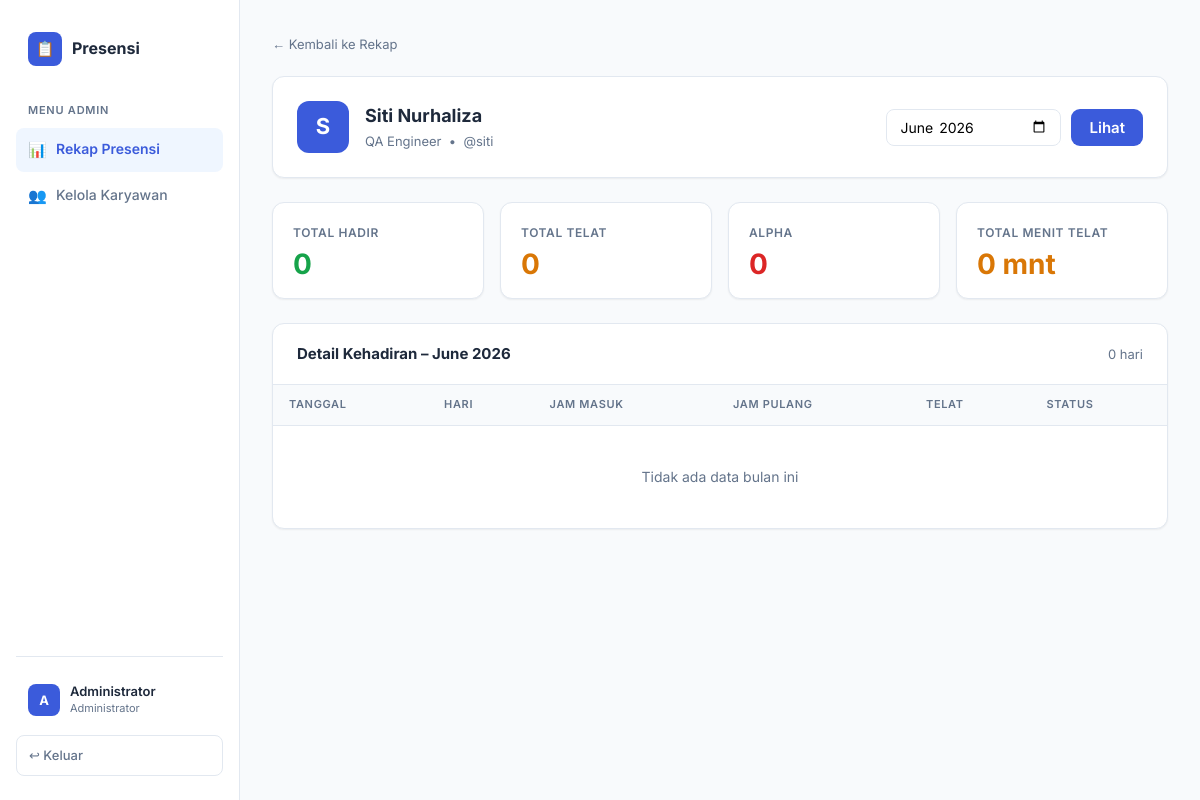
The app's page /rekap_karyawan.php?id=4&bulan=2026-06 (signed in) with its own data.
### tables this page shows
CREATE TABLE IF NOT EXISTS `karyawan` (
  `id`       INT AUTO_INCREMENT PRIMARY KEY,
  `nama`     VARCHAR(100) NOT NULL,
  `username` VARCHAR(50)  NOT NULL UNIQUE,
  `password` VARCHAR(255) NOT NULL,
  `jabatan`  VARCHAR(100) DEFAULT NULL,
  `created_at` TIMESTAMP DEFAULT CURRENT_TIMESTAMP
);

### rekap_karyawan.php (the view, shortened to what this page needs)
<?php
require_once 'config.php';
$id = (int)($_GET['id'] ?? 0);
$stmt = $conn->prepare("SELECT * FROM karyawan WHERE id = ?");
$stmt->bind_param("i", $id);
$stmt->execute();
$karyawan = $stmt->get_result()->fetch_assoc();
$bulan = $_GET['bulan'] ?? date('Y-m');
$stmt2 = $conn->prepare("SELECT * FROM presensi WHERE karyawan_id = ? AND DATE_FORMAT(tanggal,'%Y-%m') = ? ORDER BY tanggal DESC");
$stmt2->bind_param("is", $id, $bulan);
$stmt2->execute();
$rekap = $stmt2->get_result()->fetch_all(MYSQLI_ASSOC);
$stmt3 = $conn->prepare("SELECT
    COUNT(*) as total,
    SUM(predikat='hadir') as hadir,
    SUM(predikat='telat') as telat,
    SUM(predikat='alpha') as alpha,
    SUM(menit_telat) as total_menit_telat
  FROM presensi WHERE karyawan_id = ? AND DATE_FORMAT(tanggal,'%Y-%m') = ?");
$stmt3->bind_param("is", $id, $bulan);
$stmt3->execute();
$stats = $stmt3->get_result()->fetch_assoc();
?>
<!DOCTYPE html>
<html lang="id">
<head>
  <link rel="stylesheet" href="css/style.css">
</head>
<body>
<div class="layout">
  <aside class="sidebar">
    <div class="sidebar-logo">
      <div class="logo-icon">📋</div>
      <span>Presensi</span>
    </div>
    <div class="sidebar-label">Menu Admin</div>
    <a href="dashboard_admin.php" class="nav-item active"><span class="icon">📊</span> Rekap Presensi</a>
    <a href="kelola_karyawan.php" class="nav-item"><span class="icon">👥</span> Kelola Karyawan</a>
    <div class="sidebar-footer">
      <div class="user-badge">
        <div class="avatar"><?= strtoupper(substr($_SESSION['nama'],0,1)) ?></div>
        <div class="info">
          <div class="name"><?= htmlspecialchars($_SESSION['nama']) ?></div>
          <div class="role">Administrator</div>
        </div>
      </div>
      <a href="logout.php" class="btn-logout">↩ Keluar</a>
    </div>
  </aside>
  <main class="main">
    <div style="margin-bottom:20px">
      <a href="dashboard_admin.php" style="font-size:13px;color:var(--muted);text-decoration:none">← Kembali ke Rekap</a>
    </div>
    <div class="card" style="padding:24px;margin-bottom:24px">
      <div style="display:flex;align-items:center;gap:16px">
        <div style="width:52px;height:52px;background:var(--primary);border-radius:12px;display:flex;align-items:center;justify-content:center;color:#fff;font-size:22px;font-weight:700;flex-shrink:0">
          <?= strtoupper(substr($karyawan['nama'],0,1)) ?>
        </div>
        <div>
          <div style="font-size:18px;font-weight:700"><?= htmlspecialchars($karyawan['nama']) ?></div>
          <div style="font-size:13px;color:var(--muted)"><?= htmlspecialchars($karyawan['jabatan'] ?? 'Karyawan') ?> &nbsp;•&nbsp; @<?= htmlspecialchars($karyawan['username']) ?></div>
        </div>
        <form method="GET" style="margin-left:auto;display:flex;gap:10px;align-items:center">
          <input type="month" name="bulan" value="<?= $bulan ?>" style="padding:8px 12px;border:1.5px solid var(--border);border-radius:8px;font-family:inherit;font-size:14px;outline:none">
          <button type="submit" class="btn-primary" style="width:auto;padding:9px 18px;margin:0">Lihat</button>
        </form>
      </div>
    </div>
    <div class="stats-grid" style="margin-bottom:24px">
      <div class="stat-card">
        <div class="label">Total Hadir</div>
        <div class="value green"><?= $stats['hadir'] ?? 0 ?></div>
      </div>
      <div class="stat-card">
        <div class="label">Total Telat</div>
        <div class="value yellow"><?= $stats['telat'] ?? 0 ?></div>
      </div>
      <div class="stat-card">
        <div class="label">Alpha</div>
        <div class="value red"><?= $stats['alpha'] ?? 0 ?></div>
      </div>
      <div class="stat-card">
        <div class="label">Total Menit Telat</div>
        <div class="value yellow"><?= $stats['total_menit_telat'] ?? 0 ?> mnt</div>
      </div>
    </div>
    <div class="card">
      <div class="card-header">
        <h3>Detail Kehadiran – <?= date('F Y', strtotime($bulan.'-01')) ?></h3>
        <span style="font-size:13px;color:var(--muted)"><?= count($rekap) ?> hari</span>
      </div>
      <div class="table-wrap">
        <table>
          <thead>
            <tr>
              <th>Tanggal</th>
              <th>Hari</th>
              <th>Jam Masuk</th>
              <th>Jam Pulang</th>
              <th>Telat</th>
              <th>Status</th>
            </tr>
          </thead>
          <tbody>
            <?php if (empty($rekap)): ?>
              <tr><td colspan="6" style="text-align:center;color:var(--muted);padding:40px">Tidak ada data bulan ini</td></tr>
            <?php endif; ?>
          </tbody>
        </table>
      </div>
    </div>
  </main>
</div>
</body>
</html>

### css/style.css (style rules this page uses)
*, *::before, *::after { box-sizing: border-box; margin: 0; padding: 0; }
:root { --bg: #F8FAFC; --surface: #FFFFFF; --border: #E2E8F0; --primary: #3B5BDB; --primary-dk: #2F4AC7; --text: #1E293B; --muted: #64748B; --green: #16A34A; --green-bg: #DCFCE7; --red: #DC2626; --red-bg: #FEE2E2; --yellow: #D97706; --yellow-bg: #FEF9C3; --blue-bg: #EFF6FF; --radius: 12px; --shadow: 0 1px 3px rgba(0,0,0,.08), 0 4px 16px rgba(0,0,0,.06); --shadow-sm: 0 1px 2px rgba(0,0,0,.06); }
body { font-family: 'Inter', sans-serif; background: var(--bg); color: var(--text); min-height: 100vh; font-size: 15px; line-height: 1.6; }
.btn-primary { width: 100%; padding: 12px; background: var(--primary); color: #fff; border: none; border-radius: 9px; font-size: 15px; font-weight: 600; font-family: inherit; cursor: pointer; margin-top: 8px; transition: background .15s, transform .1s; }
.layout { display: flex; min-height: 100vh; }
.sidebar { width: 240px; background: var(--surface); border-right: 1px solid var(--border); display: flex; flex-direction: column; padding: 24px 16px; position: fixed; top: 0; left: 0; bottom: 0; z-index: 100; }
.sidebar-logo { display: flex; align-items: center; gap: 10px; padding: 8px 12px; margin-bottom: 28px; }
.sidebar-logo .logo-icon { width: 34px; height: 34px; background: var(--primary); border-radius: 8px; display: flex; align-items: center; justify-content: center; color: #fff; font-size: 15px; }
.sidebar-logo span { font-weight: 700; font-size: 16px; }
.sidebar-label { font-size: 11px; font-weight: 600; color: var(--muted); text-transform: uppercase; letter-spacing: .07em; padding: 0 12px; margin-bottom: 8px; }
.nav-item { display: flex; align-items: center; gap: 10px; padding: 10px 12px; border-radius: 8px; color: var(--muted); text-decoration: none; font-size: 14px; font-weight: 500; margin-bottom: 2px; transition: all .15s; }
.nav-item.active { background: var(--blue-bg); color: var(--primary); font-weight: 600; }
.nav-item .icon { width: 18px; text-align: center; font-size: 15px; }
.sidebar-footer { margin-top: auto; padding-top: 16px; border-top: 1px solid var(--border); }
.user-badge { display: flex; align-items: center; gap: 10px; padding: 10px 12px; border-radius: 8px; margin-bottom: 8px; }
.user-badge .avatar { width: 32px; height: 32px; background: var(--primary); border-radius: 8px; display: flex; align-items: center; justify-content: center; color: #fff; font-weight: 700; font-size: 13px; }
.user-badge .info .name { font-size: 13px; font-weight: 600; line-height: 1.3; }
.user-badge .info .role { font-size: 11px; color: var(--muted); }
.btn-logout { display: flex; align-items: center; gap: 8px; width: 100%; padding: 9px 12px; border: 1.5px solid var(--border); border-radius: 8px; background: transparent; color: var(--muted); font-size: 13px; font-weight: 500; font-family: inherit; cursor: pointer; transition: all .15s; text-decoration: none; }
.main { margin-left: 240px; flex: 1; padding: 32px; }
.stats-grid { display: grid; grid-template-columns: repeat(auto-fit, minmax(180px, 1fr)); gap: 16px; margin-bottom: 28px; }
.stat-card { background: var(--surface); border: 1px solid var(--border); border-radius: var(--radius); padding: 20px; box-shadow: var(--shadow-sm); }
.stat-card .label { font-size: 12px; font-weight: 600; color: var(--muted); text-transform: uppercase; letter-spacing: .05em; margin-bottom: 8px; }
.stat-card .value { font-size: 28px; font-weight: 700; line-height: 1; }
.stat-card .value.green { color: var(--green); }
.stat-card .value.red { color: var(--red); }
.stat-card .value.yellow { color: var(--yellow); }
.card { background: var(--surface); border: 1px solid var(--border); border-radius: var(--radius); box-shadow: var(--shadow-sm); overflow: hidden; }
.card-header { padding: 18px 24px; border-bottom: 1px solid var(--border); display: flex; align-items: center; justify-content: space-between; }
.card-header h3 { font-size: 15px; font-weight: 700; }
.table-wrap { overflow-x: auto; }
table { width: 100%; border-collapse: collapse; }
thead th { padding: 11px 16px; text-align: left; font-size: 11px; font-weight: 600; color: var(--muted); text-transform: uppercase; letter-spacing: .06em; background: var(--bg); border-bottom: 1px solid var(--border); }
tbody td { padding: 13px 16px; font-size: 14px; border-bottom: 1px solid #F1F5F9; }
tbody tr:last-child td { border-bottom: none; }

### records on screen
karyawan: nama "S", nama "Siti Nurhaliza", jabatan "QA Engineer", username "siti"

### other values on screen
substr($_SESSION['nama'],0,1) "A"
$_SESSION['nama'] "Administrator"
$stats['hadir'] "0"
$stats['telat'] "0"
$stats['alpha'] "0"
$stats['total_menit_telat'] "0"
count($rekap) "0"
